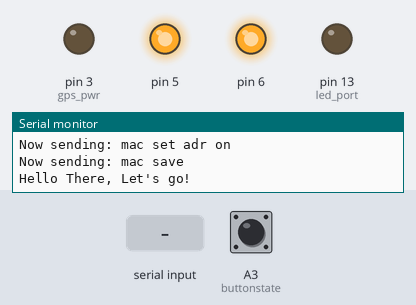
A sketch run on a simulated Arduino Leonardo, built with avr-gcc and run on an emulated ATmega32U4. Shown: output pins drawn as LEDs (lit = HIGH), the last lines printed to the serial monitor. The inputs (shaded band) are chosen by the test bench; at power-on: A3 (buttonstate) LOW. The GPS gets a fix after 3 s at 37.7749, -122.4194 with 8 satellites.

Above: at 12.8 s.
12.9 s: A3 (buttonstate) pulled HIGH for 0.15 s
16.0 s: "1" received over the second serial link
At 25.1 s:
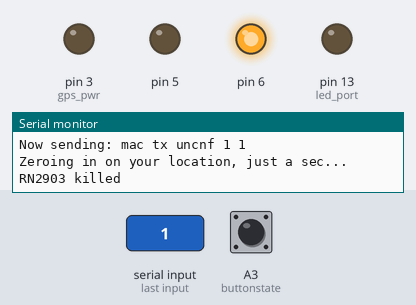
At 26.3 s:
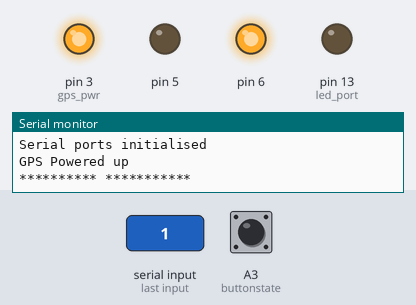
Timing chart, 0 to 27.0 s (numbered marks = the images above; inputs shaded):
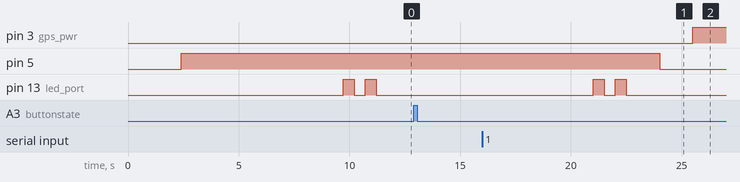

The sketch:

Marvin_Lora_GPS.ino
```cpp
/*
  Marvin_LoRa_GPS + Button

  Connect the gps using a grove - female jumper wire:
  - GND to any GND
  - VCC to Collector pin of PNP transistor
  - RX  to TX - located on the lower edge of the board.
  - TX to RX - locataed on the lower edge of the board.

  For the pnp transistor:
  - Connect Collector pin to VCC GPS
  - Connect Emitter pin to VCC from ISP header
  - Connect gate pin to D12

  This version supports:
  - Sending LoRa uplink messages using ABP that are given as input from the serial port on your laptop
  - Blink three times when sending data
  - Power control to RN2483 module

  Instructions:
  - Get the latest version of the Arduino software
  - In Arduino IDE select Arduino Leonardo and com port of your device
  - Please adjust ABP adresses and key below to match yours
  - Download tinypgs++ library and import it in your arduino IDE: Sketch > Include library > add .zip library
*/
// Port to assign the type of lora data (any port can be used between 1 and 223)
int     set_port  = 1;

// Some standard ports that depend on the layout of the Marvin
long    defaultBaudRate = 9600;
long    newBaudRate = 57600;
int     reset_port = 5;
int     RN2903_power_port = 6;
int     led_port = 13;
int     buttonstate = A3;
int     gps_pwr = 3;
float   latti;
float   longi;
int     counter = 0;
int     powerstategps = 0;
int     waarde;


//*** Set parameters here BEGIN ---->

String  set_nwkskey = "8ED163418A434D19FF8AEA921C4B87CE"; // Put your 32 hex char here
String  set_appskey = "25AED58951E0682882FF6F22D3184560"; // Put your 32 hex char here
String  set_devaddr = "26021B15"; // Put your 8 hex char here

//*** <---- END Set parameters here

// Some global items
String reader = "";
#include <TinyGPS++.h>  //you will have to download+install the tinygps++ library, just google it, first hit.
#include <math.h>
TinyGPSPlus gps;


void setup()
{
  pinMode(gps_pwr, OUTPUT);
  pinMode(buttonstate, INPUT);
  digitalWrite(gps_pwr, LOW);
  initializeRN2903(RN2903_power_port, reset_port);
  delay(100);
  Serial.println("Hello There, Let's go!");
  pinMode(led_port, OUTPUT); // Initialize LED port
  blinky();
}

void loop(){

// This program assumes you use a button on the A3 port. Each button press the program below will run.

  if (digitalRead(buttonstate) == 1 && powerstategps == 0){
      restartRN2903(RN2903_power_port, reset_port);
      send_LoRa_Command("mac tx uncnf " + String(set_port) + String(" ") + 01);                 //send confirmation message
      delay(1000);
      read_data_from_LoRa_Mod();
      blinky();
      delay(1000);
      Serial.println("Zeroing in on your location, just a sec...");      //start gps tracking
      killRN2903(RN2903_power_port, reset_port);                                                //kill rn module for uart
      delay(100);
      digitalWrite(gps_pwr, HIGH);                                                              //start gps on port gps_pwr
      powerstategps = 1;                                                                        //write variable to indicate gps is on
      print_to_console("GPS Powered up");
  }

   if (digitalRead(buttonstate) == 1 && powerstategps == 1){
      digitalWrite(gps_pwr, LOW);
      print_to_console("GPS Killed!");
      powerstategps = 0;
      delay(2000);
   }

  if (digitalRead(gps_pwr) == HIGH){
        printFloat(gps.location.lat(), gps.location.isValid(), 11, 6);                        //start printing values - will return stars as long as there is no valid location
        printFloat(gps.location.lng(), gps.location.isValid(), 12, 6);
        Serial.println(" ");
        smartDelay(1000);

        if (millis() > 5000 && gps.charsProcessed() < 10) {
            Serial.println(F("No GPS data received: check wiring"));
            blinky_error();
        }

        if(gps.location.isValid() == true && gps.location.isUpdated() == true){
                    digitalWrite(13, HIGH);

                    latti = gps.location.lat();
                    longi = gps.location.lng();
                    uint32_t  n = latti * 1000000;
                    uint32_t  e = longi * 1000000;
                    Serial.println(n);
                    Serial.println(e);
                    blinky_error();
                    digitalWrite(gps_pwr, LOW); //kill gps
                    powerstategps = 0;
                    Serial.println("GPS KILLED");
                    Serial.println("sending gps now");

                    restartRN2903(RN2903_power_port, reset_port);
                    digitalWrite(led_port, HIGH);
                    send_LoRa_Command("mac tx uncnf " + String(set_port) + String(" ") + String(n) + String(e));
                    delay(1000);
                    read_data_from_LoRa_Mod();
                    blinky();
                    delay(1000);
                    killRN2903(RN2903_power_port, reset_port);
                    digitalWrite(led_port, LOW);

        }
    }
// go back to main loop again and wait for gps to become true
}


//Lora part --------------------------------------------

void InitializeSerials(long baudrate)
{
  Serial.flush ();   // wait for send buffer to empty
  delay (100);    // let last character be sent
  Serial1.flush ();   // wait for send buffer to empty
  delay (100);    // let last character be sent
  Serial.end ();
  Serial1.end ();
  delay(100);
  Serial.begin(baudrate);
  Serial1.begin(baudrate);
  delay(100);
  print_to_console("Serial ports initialised");
}

void initializeRN2903(int pwr_port, int rst_port)
{
  //Enable power to the RN2903
  InitializeSerials(newBaudRate);
  delay(1000);
  pinMode(pwr_port, OUTPUT);
  digitalWrite(pwr_port, HIGH);
  delay(1000);
  print_to_console("RN2903 Powered up");

  //Disable reset pin
  pinMode(rst_port, OUTPUT);
  digitalWrite(rst_port, HIGH);

  //Configure LoRa module
  send_LoRa_Command("sys reset");
  read_data_from_LoRa_Mod();

  send_LoRa_Command("mac set nwkskey " + set_nwkskey);
  read_data_from_LoRa_Mod();

  send_LoRa_Command("mac set appskey " + set_appskey);
  read_data_from_LoRa_Mod();

  send_LoRa_Command("mac set devaddr " + set_devaddr);
  read_data_from_LoRa_Mod();

  //For this commands some extra delay is needed.
  send_LoRa_Command("mac set adr on");
  //send_LoRa_Command("mac set dr 0"); //uncomment this line to fix the RN2903 on SF12 (dr=DataRate)
  read_data_from_LoRa_Mod();

  send_LoRa_Command("mac save");
  delay(1000);
  read_data_from_LoRa_Mod();

}

void killRN2903(int pwr_port, int rst_port)
{
  //disable power to the RN2903
 // pinMode(pwr_port, OUTPUT);
 // digitalWrite(pwr_port, LOW);
  //Disable reset pin
  pinMode(rst_port, OUTPUT);
  digitalWrite(rst_port, LOW);
  print_to_console("RN2903 killed");
  delay(1000);
  InitializeSerials(defaultBaudRate);
}

void restartRN2903(int pwr_port, int rst_port)
{
  //Enable power to the RN2903
  InitializeSerials(newBaudRate);
  delay(1000);
  //Disable reset pin
  pinMode(rst_port, OUTPUT);
  digitalWrite(rst_port, HIGH);
  pinMode(pwr_port, OUTPUT);
  digitalWrite(pwr_port, HIGH);
  delay(1000);
  print_to_console("RN2903 repowered up");

  send_LoRa_Command("mac join abp");
  delay(1000);
  read_data_from_LoRa_Mod();
  send_LoRa_Command("radio set crc off");
  delay(1000);
  read_data_from_LoRa_Mod();
  delay(100);
}

void print_to_console(String message)
{
  Serial.println(message);
}

void read_data_from_LoRa_Mod()
{
  if (Serial1.available()) {
    String inByte = Serial1.readString();
    delay(100);
    Serial.println(inByte);
  }

}

void send_LoRa_Command(String cmd)
{
  print_to_console("Now sending: " + cmd);
  Serial1.println(cmd);
  delay(500);
}

void send_LoRa_data(int tx_port, String rawdata)
{
  send_LoRa_Command("mac tx uncnf " + String(tx_port) + String(" ") + rawdata);
  delay(100);
}


void blinky()
{
  digitalWrite(led_port, HIGH);   // turn the LED on (HIGH is the voltage level)
  delay(500);              // wait for a second
  digitalWrite(led_port, LOW);    // turn the LED off by making the voltage LOW
  delay(500);              // wait for a second
  digitalWrite(led_port, HIGH);   // turn the LED on (HIGH is the voltage level)
  delay(500);              // wait for a second
  digitalWrite(led_port, LOW);    // turn the LED off by making the voltage LOW
  delay(500);              // wait for a second

}
void blinky_error()
{
  digitalWrite(led_port, HIGH);   // turn the LED on (HIGH is the voltage level)
  delay(50);              // wait for a second
  digitalWrite(led_port, LOW);    // turn the LED off by making the voltage LOW
  delay(50);              // wait for a second
  digitalWrite(led_port, HIGH);   // turn the LED on (HIGH is the voltage level)
  delay(50);              // wait for a second
  digitalWrite(led_port, LOW);    // turn the LED off by making the voltage LOW
  delay(50);              // wait for a second
  digitalWrite(led_port, HIGH);   // turn the LED on (HIGH is the voltage level)
  delay(50);              // wait for a second
  digitalWrite(led_port, LOW);    // turn the LED off by making the voltage LOW
  delay(50);              // wait for a second
  digitalWrite(led_port, HIGH);   // turn the LED on (HIGH is the voltage level)
  delay(50);              // wait for a second
  digitalWrite(led_port, LOW);    // turn the LED off by making the voltage LOW
  delay(50);              // wait for a second

}
//---------------------end lora part

// This custom version of delay() ensures that the gps object
// is being "fed".
static void smartDelay(unsigned long ms)
{
  unsigned long start = millis();
  do
  {
    while (Serial1.available())
      gps.encode(Serial1.read());
  } while (millis() - start < ms);
}

static void printFloat(float val, bool valid, int len, int prec)
{
  if (!valid)
  {
    while (len-- > 1)
      Serial.print('*');
    Serial.print(' ');
  }
  else
  {
    Serial.print(val, prec);
    int vi = abs((int)val);
    int flen = prec + (val < 0.0 ? 2 : 1); // . and -
    flen += vi >= 1000 ? 4 : vi >= 100 ? 3 : vi >= 10 ? 2 : 1;
    for (int i = flen; i < len; ++i)
      Serial.print(' ');
  }
  smartDelay(0);
}
```

Measured:
- after the input at 16.0 s, pin 3 (gps_pwr): LOW → HIGH after 9.5 s instead of 8.4 s; pin 5: HIGH → LOW after 8.0 s instead of 6.9 s
